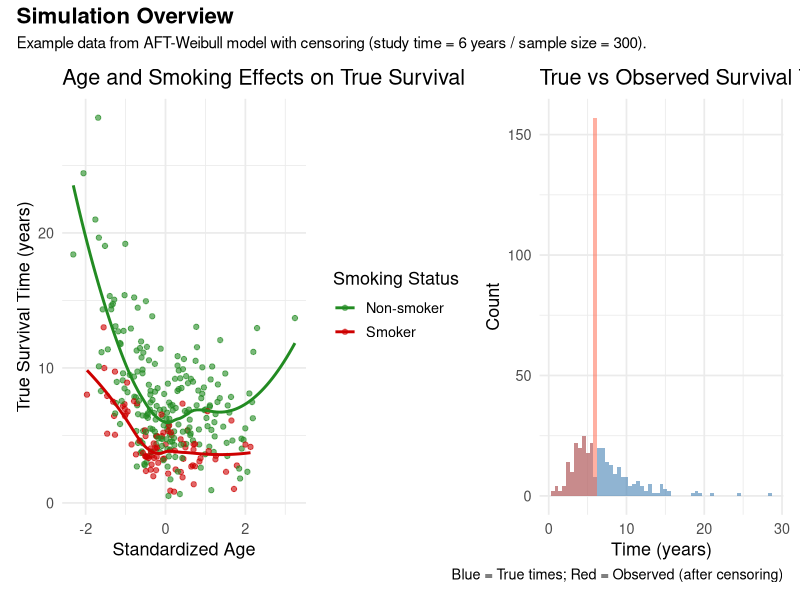
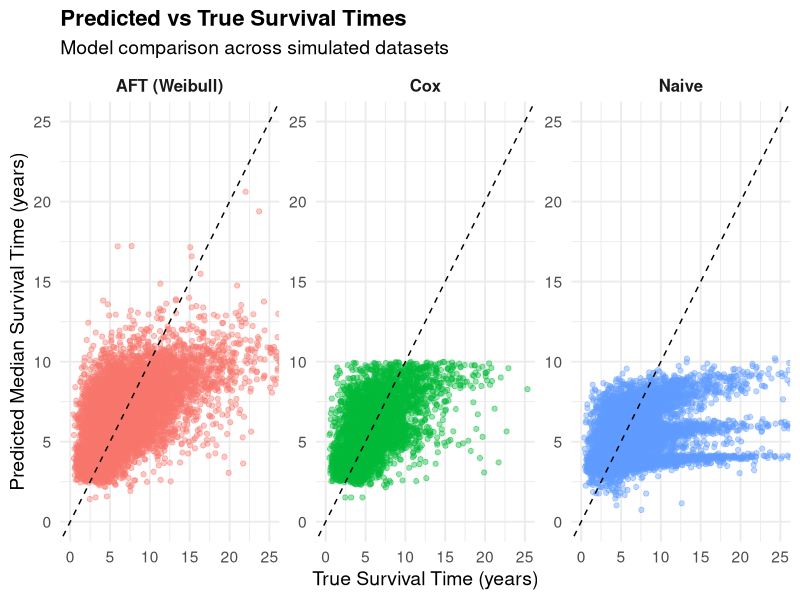
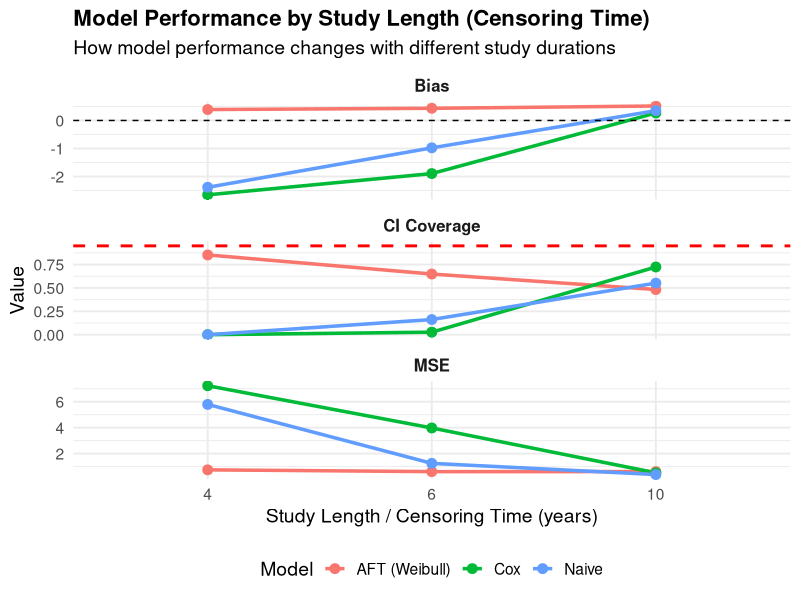
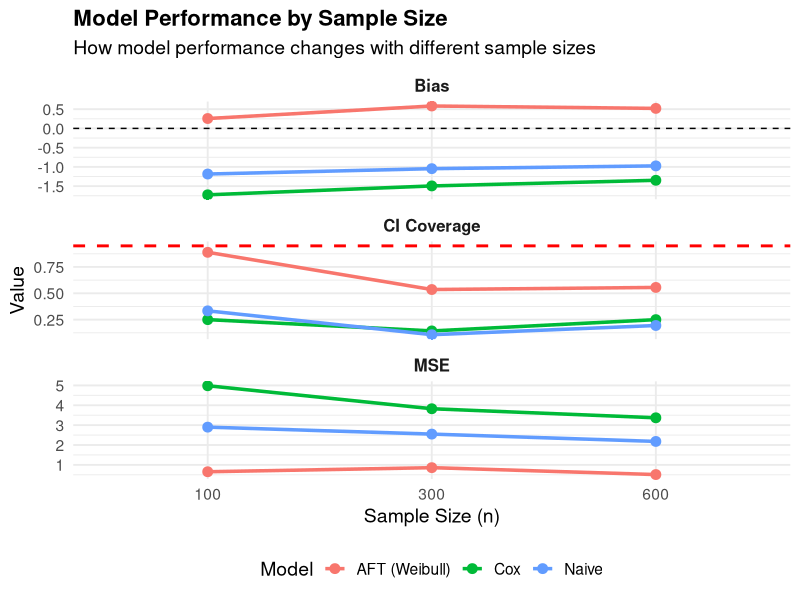

Write R code to recreate these figures, in order.
# AFT Weibull Simulation with Multiple Sample Sizes and Censoring Schemes
# Model: T = T_0 * exp(η_AFT) where T_0 ~ Weibull(shape=α, scale=β)
# η_AFT = b_age * age_binary + b_smoker * smoker + b_sex * sex

library(dplyr)
library(tidyr)
library(survival)
library(purrr)
library(ggplot2)
library(patchwork)

### 1. Generate the data
set.seed(3456)

# Sample sizes to generate
n_points <- c(100, 300, 600)

# Censoring times (study end dates) #Chronic Non-Communicable Diseases
time1 <- 4 # years
time2 <- 6 # years  
time3 <- 10 # years
censoring_times <- c(time1, time2, time3)

# AFT Weibull parameters
alpha <- 3 # Weibull shape parameter
L_med <- 6  # Desired median lifetime for baseline group (years)
beta <- L_med / (log(2))^(1 / alpha)  # Weibull scale parameter

# AFT coefficients
b_age <- -0.25                 # Age effect
b_age2   <- 0.15               #Non linear age effect
b_smoker <- -0.6              # Smoking effect
b_sex <- 0.2                 # Sex effect

# Generate the data
gen_data <- function(n) {
  age_raw <- rnorm(n, 70, 10) #mean = 70, sd = 10
  age_std <- (age_raw - 70) / 10
  smoker  <- rbinom(n, 1, 0.3) #binary, with 30% split randomly (30% = 1 = smoker)
  sex     <- rbinom(n, 1, 0.5) #binary, with 50% split randomly
  
  # Model with parameters  
  lp <- b_age * age_std + b_age2 * (age_std^2) + b_smoker * smoker + b_sex * sex
  
  # Baseline Weibull
  T0 <- rweibull(n, shape = alpha, scale = beta)
  
  # Model with weibull baseline
  true_time <- T0 * exp(lp)
  
  # Data frame
  data.frame(
    age_std  = age_std,
    age_std2 = age_std^2,
    smoker   = smoker,
    sex      = sex,
    true_time = true_time
  )
}

# Apply censoring -> ctime = study time
apply_censoring <- function(true_time, ctime) {
  time_obs  <- pmin(true_time, ctime)
  event_obs <- as.numeric(true_time <= ctime)
  data.frame(
    time_obs = time_obs,
    event_obs = event_obs,
    censoring_rate = 1 - mean(event_obs) # mean() -> percent of event happening
  )
}

# Show an example of generated data
set.seed(123)
#example - using actual simulation parameters
n <- 300  # one of the sample sizes used: c(100, 300, 600)
ctime <- 6  # one of the censoring times used: c(4, 6, 10)
#from generated data
example_df <- gen_data(n)
censored_df <- apply_censoring(example_df$true_time, ctime)
example_data <- cbind(example_df, censored_df)

# Table for example
print(head(example_data, 10))

# p1: Age vs True survival time
p1 <- ggplot(example_data, aes(x = age_std, y = true_time, color = factor(smoker))) +
  geom_point(alpha = 0.6) +
  geom_smooth(method = "loess", se = FALSE) +
  scale_color_manual(values = c("forestgreen", "red3"),
                     labels = c("Non-smoker", "Smoker")) +
  labs(
    title = "Age and Smoking Effects on True Survival",
    x = "Standardized Age", y = "True Survival Time (years)",
    color = "Smoking Status"
  ) +
  theme_minimal(base_size = 13)

# p2: True vs Observed survival times
p2 <- ggplot(example_data, aes(x = true_time)) +
  geom_histogram(binwidth = 0.5, fill = "steelblue", alpha = 0.6) +
  geom_histogram(aes(x = time_obs), binwidth = 0.5, fill = "tomato", alpha = 0.5) +
  labs(
    title = "True vs Observed Survival Times",
    x = "Time (years)", y = "Count",
    caption = "Blue = True times; Red = Observed (after censoring)"
  ) +
  theme_minimal(base_size = 13)

# Simulation Overview
overview_plot <- (p1 | p2) +
  plot_annotation(
    title = "Simulation Overview",
    subtitle = "Example data from AFT-Weibull model with censoring (study time = 6 years / sample size = 300).",
    theme = theme(plot.title = element_text(size = 16, face = "bold"))
  )

overview_plot



### 2. Run simulation
n_datasets <- 100
datasets <- list()

for (i in 1:n_datasets) {
  n     <- sample(n_points, 1)
  ctime <- sample(censoring_times, 1)
  df  <- gen_data(n)
  cen <- apply_censoring(df$true_time, ctime)
  datasets[[paste0("dataset_", i)]] <- cbind(
    df,
    cen,
    n_points = n,
    censoring_time = ctime
  )
}

cat("datasets:", length(datasets), "\n")



### 3. Model Comparison
all_preds <- list()

for (dname in names(datasets)) {
  dat <- datasets[[dname]]
  if (sum(dat$event_obs) < 5) next
  
  # Split trainning set and test set
  set.seed(123)
  idx   <- sample(1:nrow(dat), floor(0.7 * nrow(dat))) # 0.7/0.3
  train <- dat[idx, ]
  test  <- dat[-idx, ]
  
  ## AFT model (Weibull)
  aft_fit <- tryCatch(
    survreg(
      Surv(time_obs, event_obs) ~ age_std + smoker + sex,
      data = train,
      dist = "weibull"
    ),
    error = function(e) NULL
  )
  
  aft_pred <- if (!is.null(aft_fit)) {
    predict(aft_fit, newdata = test, type = "quantile", p = 0.5)
  } else rep(NA_real_, nrow(test)) # predict the median survival time
  
  aft_pred_cap <- pmin(aft_pred, 25)  # tighter numerical cap
  
  ## Cox model
  cox_fit <- tryCatch(
    coxph(Surv(time_obs, event_obs) ~ age_std + smoker + sex, data = train),
    error = function(e) NULL
  )
  
  get_median_from_cox <- function(model, newrow) {
    bh <- basehaz(model, centered = FALSE)
    lp <- as.numeric(predict(model, newdata = newrow, type = "lp"))
    s  <- exp(-bh$hazard * exp(lp))
    idx <- which(s <= 0.5)[1]
    if (is.na(idx)) return(NA_real_)
    bh$time[idx]
  }
  
  cox_pred <- if (!is.null(cox_fit)) {
    purrr::map_dbl(1:nrow(test), ~ get_median_from_cox(cox_fit, test[.x, , drop = FALSE]))
  } else rep(NA_real_, nrow(test)) # predict the median survival time
  
  cox_pred_cap <- pmin(cox_pred, 25) # tighter numerical cap
  
  ## Naive model
  naive_fit <- lm(time_obs ~ age_std + smoker + sex, data = train)
  naive_pred <- predict(naive_fit, newdata = test)
  naive_pred_cap <- pmin(naive_pred, 25) #cap
  
  ## All predictor
  all_preds[[dname]] <- data.frame(
    dataset_name = dname,
    true_time = test$true_time,
    aft_raw   = aft_pred_cap,
    cox_raw   = cox_pred_cap,
    naive_raw = naive_pred_cap
  )
}

# Show predictors
res_df <- bind_rows(all_preds, .id = "dataset_name")

res_long_raw <- res_df %>%
  select(dataset_name, true_time, aft_raw, cox_raw, naive_raw) %>%
  pivot_longer(cols = starts_with(c("aft", "cox", "naive")),
               names_to = "model", values_to = "pred_time") %>%
  mutate(model = factor(model,
                        levels = c("aft_raw", "cox_raw", "naive_raw"),
                        labels = c("AFT (Weibull)", "Cox", "Naive")))

# Predicted vs True Scatterplot
ggplot(res_long_raw, aes(x = true_time, y = pred_time, color = model)) +
  geom_point(alpha = 0.4, size = 1.5) +
  geom_abline(slope = 1, intercept = 0, linetype = "dashed", color = "black") +
  facet_wrap(~model, scales = "free", nrow = 1) +
  labs(
    title = "Predicted vs True Survival Times",
    subtitle = "Model comparison across simulated datasets",
    x = "True Survival Time (years)",
    y = "Predicted Median Survival Time (years)",
    color = "Model"
  ) +
  theme_minimal(base_size = 14) +
  theme(
    legend.position = "none",
    strip.text = element_text(size = 12, face = "bold"),
    plot.title = element_text(face = "bold", size = 16)
  ) +
  coord_cartesian(xlim = c(0, 25), ylim = c(0, 25))

# Evaluation 
res <- bind_rows(all_preds)

#Winsorize
winsorize_vec <- function(x, lower_p = 0.01, upper_p = 0.99) {
  q <- quantile(x, probs = c(lower_p, upper_p), na.rm = TRUE)
  x[x < q[1]] <- q[1]
  x[x > q[2]] <- q[2]
  x
}

##add all together in rows instead of columns
res_long_raw <- res %>%
  pivot_longer(cols = c(aft_raw, cox_raw, naive_raw),
               names_to = "model", values_to = "pred")

# calc medians of datasets grouping by models
median_summary <- res_long_raw %>%
  group_by(dataset_name, model) %>%
  summarise(
    median_pred = median(winsorize_vec(pred), na.rm = TRUE),
    median_true = median(true_time, na.rm = TRUE),  # True values not winsorized
    .groups = "drop"
  )

# include censoring and samples
median_summary <- median_summary %>%
  left_join(
    bind_rows(datasets, .id = "dataset_name") %>%
      select(dataset_name, censoring_time, n_points) %>%
      distinct(),
    by = "dataset_name"
  )

##Compute squared error and bias
median_summary <- median_summary %>%
  mutate(
    mse_median = (median_pred - median_true)^2,
    bias_median = median_pred - median_true
  )

#Aggregate across datasets 
overall_median <- median_summary %>%
  group_by(model) %>%
  summarise(
    Median_MSE = mean(mse_median, na.rm = TRUE),
    Median_Bias = mean(bias_median, na.rm = TRUE),
    .groups = "drop"
  )

#Metrics stratified by parameters
median_by_study <- median_summary %>%
  group_by(model, censoring_time) %>%
  summarise(
    Median_MSE = mean(mse_median, na.rm = TRUE),
    Median_Bias = mean(bias_median, na.rm = TRUE),
    .groups = "drop"
  )

median_by_n <- median_summary %>%
  group_by(model, n_points) %>%
  summarise(
    Median_MSE = mean(mse_median, na.rm = TRUE),
    Median_Bias = mean(bias_median, na.rm = TRUE),
    .groups = "drop"
  )

cat("MEDIAN-BASED METRICS\n")
print(overall_median)
cat("\nMEDIAN-BASED METRICS BY STUDY LENGTH\n")
print(median_by_study)
cat("\nMEDIAN-BASED METRICS BY SAMPLE SIZE\n")
print(median_by_n)


##CI Coverage (Median-based) - CI coverage calc with params held study
ci_ranges <- median_summary %>%
  group_by(model, censoring_time, n_points) %>%
  summarise(
    ci_low = quantile(median_pred, 0.025, na.rm = TRUE),
    ci_high = quantile(median_pred, 0.975, na.rm = TRUE),
    .groups = "drop"
  )

# Check if median_true falls within CI for each dataset
coverage_summary <- median_summary %>%
  left_join(ci_ranges, by = c("model", "censoring_time", "n_points")) %>%
  mutate(
    covered = as.numeric(median_true >= ci_low & median_true <= ci_high)
  )

# Calculate mean coverage across datasets for each model for all params
overall_coverage <- coverage_summary %>%
  group_by(model) %>%
  summarise(
    Mean_Coverage_95 = mean(covered, na.rm = TRUE),
    .groups = "drop"
  )

##Coverage stratified by params 
coverage_by_study <- coverage_summary %>%
  group_by(model, censoring_time) %>%
  summarise(
    Mean_Coverage_95 = mean(covered, na.rm = TRUE),
    .groups = "drop"
  )


coverage_by_n <- coverage_summary %>%
  group_by(model, n_points) %>%
  summarise(
    Mean_Coverage_95 = mean(covered, na.rm = TRUE),
    .groups = "drop"
  )

cat("95% CI COVERAGE (Median-based)\n")
print(overall_coverage)
cat("\n95% CI COVERAGE BY STUDY LENGTH\n")
print(coverage_by_study)
cat("\n95% CI COVERAGE BY SAMPLE SIZE\n")
print(coverage_by_n)

#Visualization of Model Performance with new names

overall_median$model <- recode(overall_median$model,
                               "aft_raw" = "AFT (Weibull)",
                               "cox_raw" = "Cox",
                               "naive_raw" = "Naive")

overall_coverage$model <- recode(overall_coverage$model,
                                 "aft_raw" = "AFT (Weibull)",
                                 "cox_raw" = "Cox",
                                 "naive_raw" = "Naive")

# Combine all metrics in one table
measure_summary <- overall_median %>%
  rename(MSE = Median_MSE, Bias = Median_Bias) %>%
  left_join(overall_coverage, by = "model")

cat("\n==== Combined Model Performance Table (Median-based Evaluation) ====\n")
print(measure_summary)

# Reshape for plotting
measure_long <- measure_summary %>%
  pivot_longer(cols = -model, names_to = "Metric", values_to = "Value") %>%
  mutate(
    Metric_Group = case_when(
      grepl("MSE", Metric) ~ "Median-based Mean Squared Error",
      grepl("Bias", Metric) ~ "Median-based Bias",
      grepl("Coverage", Metric) ~ "95% CI Coverage (Median-based)"
    )
  )


metric_colors <- c(
  "MSE" = "#4E79A7",
  "Bias" = "#59A14F",
  "Mean_Coverage_95" = "#76B7B2"
)


## Stratified visualization by study length
# Rename models 
median_by_study$model <- recode(median_by_study$model,
                               "aft_raw" = "AFT (Weibull)",
                               "cox_raw" = "Cox",
                               "naive_raw" = "Naive")

coverage_by_study$model <- recode(coverage_by_study$model,
                                 "aft_raw" = "AFT (Weibull)",
                                 "cox_raw" = "Cox",
                                 "naive_raw" = "Naive")

# Combine MSE, Bias, and Coverage for stratified plot
stratified_data <- median_by_study %>%
  pivot_longer(cols = c(Median_MSE, Median_Bias),
               names_to = "Metric", values_to = "Value") %>%
  mutate(
    Metric = recode(Metric,
                   "Median_MSE" = "MSE",
                   "Median_Bias" = "Bias"),
    censoring_time = factor(censoring_time)
  ) %>%
  bind_rows(
    coverage_by_study %>%
      rename(Value = Mean_Coverage_95) %>%
      mutate(Metric = "CI Coverage",
             censoring_time = factor(censoring_time))
  )

stratified_plot <- ggplot(stratified_data, 
                          aes(x = censoring_time, y = Value, 
                              color = model, group = model)) +
  geom_line(linewidth = 1.2) +
  geom_point(size = 3) +
  facet_wrap(~Metric, scales = "free_y", ncol = 1) +
  geom_hline(
    data = subset(stratified_data, Metric == "Bias"),
    aes(yintercept = 0),
    color = "black", linetype = "dashed"
  ) +
  geom_hline(
    data = subset(stratified_data, Metric == "CI Coverage"),
    aes(yintercept = 0.95),
    color = "red", linetype = "dashed", linewidth = 1
  ) +
  labs(
    title = "Model Performance by Study Length (Censoring Time)",
    subtitle = "How model performance changes with different study durations",
    x = "Study Length / Censoring Time (years)",
    y = "Value",
    color = "Model"
  ) +
  theme_minimal(base_size = 14) +
  theme(
    plot.title = element_text(size = 16, face = "bold"),
    strip.text = element_text(size = 12, face = "bold"),
    legend.position = "bottom"
  )

stratified_plot

## Same as above for sample size

median_by_n$model <- recode(median_by_n$model,
                               "aft_raw" = "AFT (Weibull)",
                               "cox_raw" = "Cox",
                               "naive_raw" = "Naive")

coverage_by_n$model <- recode(coverage_by_n$model,
                                 "aft_raw" = "AFT (Weibull)",
                                 "cox_raw" = "Cox",
                                 "naive_raw" = "Naive")

# Combine MSE, Bias, and Coverage for stratified plot by sample size
stratified_data_n <- median_by_n %>%
  pivot_longer(cols = c(Median_MSE, Median_Bias),
               names_to = "Metric", values_to = "Value") %>%
  mutate(
    Metric = recode(Metric,
                   "Median_MSE" = "MSE",
                   "Median_Bias" = "Bias"),
    n_points = factor(n_points)
  ) %>%
  bind_rows(
    coverage_by_n %>%
      rename(Value = Mean_Coverage_95) %>%
      mutate(Metric = "CI Coverage",
             n_points = factor(n_points))
  )

stratified_plot_n <- ggplot(stratified_data_n, 
                          aes(x = n_points, y = Value, 
                              color = model, group = model)) +
  geom_line(linewidth = 1.2) +
  geom_point(size = 3) +
  facet_wrap(~Metric, scales = "free_y", ncol = 1) +
  geom_hline(
    data = subset(stratified_data_n, Metric == "Bias"),
    aes(yintercept = 0),
    color = "black", linetype = "dashed"
  ) +
  geom_hline(
    data = subset(stratified_data_n, Metric == "CI Coverage"),
    aes(yintercept = 0.95),
    color = "red", linetype = "dashed", linewidth = 1
  ) +
  labs(
    title = "Model Performance by Sample Size",
    subtitle = "How model performance changes with different sample sizes",
    x = "Sample Size (n)",
    y = "Value",
    color = "Model"
  ) +
  theme_minimal(base_size = 14) +
  theme(
    plot.title = element_text(size = 16, face = "bold"),
    strip.text = element_text(size = 12, face = "bold"),
    legend.position = "bottom"
  )

stratified_plot_n
